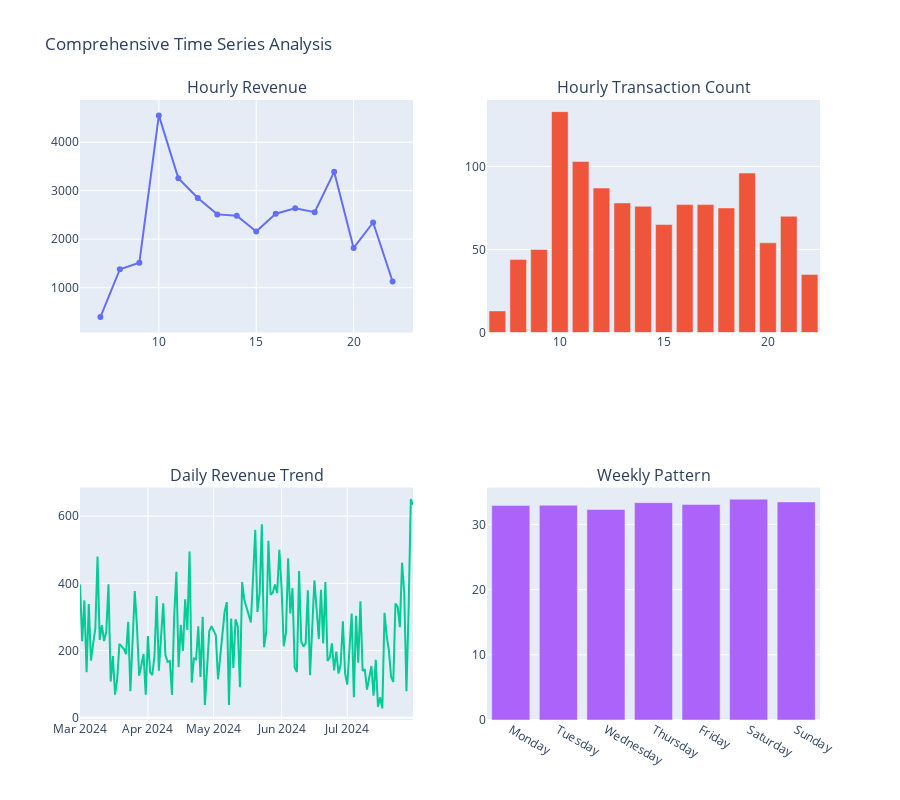

Notebook code cell kept with this figure:
### Code cell
# Advanced time series analysis
hourly_sales = df_processed.groupby('hour').agg({
    'money': ['sum', 'count', 'mean'],
    'coffee_name': lambda x: x.mode().iloc[0]
}).round(2)

hourly_sales.columns = ['Total_Revenue', 'Transaction_Count', 'Avg_Transaction', 'Popular_Coffee']
hourly_sales = hourly_sales.reset_index()

# Create subplots for comprehensive time analysis
fig = make_subplots(
    rows=2, cols=2,
    subplot_titles=('Hourly Revenue', 'Hourly Transaction Count', 
                   'Daily Revenue Trend', 'Weekly Pattern'),
    specs=[[{}, {}],
           [{}, {}]]
)

# Hourly revenue
fig.add_trace(go.Scatter(x=hourly_sales['hour'], y=hourly_sales['Total_Revenue'],
                        mode='lines+markers', name='Revenue'), row=1, col=1)

# Hourly transactions
fig.add_trace(go.Bar(x=hourly_sales['hour'], y=hourly_sales['Transaction_Count'],
                    name='Transactions'), row=1, col=2)

# Daily trend
daily_sales = df_processed.groupby('date')['money'].sum().reset_index()
fig.add_trace(go.Scatter(x=daily_sales['date'], y=daily_sales['money'],
                        mode='lines', name='Daily Revenue'), row=2, col=1)

# Weekly pattern
weekly_avg = df_processed.groupby('day_of_week')['money'].mean().reindex(
    ['Monday', 'Tuesday', 'Wednesday', 'Thursday', 'Friday', 'Saturday', 'Sunday'])
fig.add_trace(go.Bar(x=weekly_avg.index, y=weekly_avg.values,
                    name='Avg Daily Revenue'), row=2, col=2)

fig.update_layout(height=800, title_text="Comprehensive Time Series Analysis", showlegend=False)
fig.show()

print("⏰ Hourly Sales Analysis:")
display(hourly_sales)

### Figure 1 — Plotly figure (JSON) as saved in the notebook; plotly's stock layout.template omitted (floating-point values rounded to 4 significant figures; data arrays with more than 128 entries replaced by an {"elided": "..."} marker saying what was removed)
{"data": [{"mode": "lines+markers", "name": "Revenue", "type": "scatter", "x": [7, 8, 9, 10, 11, 12, 13, 14, 15, 16, 17, 18, 19, 20, 21, 22], "xaxis": "x", "y": [392.8, 1380.0, 1515.0, 4553.0, 3259.0, 2851.0, 2512.0, 2485.0, 2159.0, 2525.0, 2639.0, 2558.0, 3388.0, 1820.0, 2344.0, 1128.0], "yaxis": "y"}, {"name": "Transactions", "type": "bar", "x": [7, 8, 9, 10, 11, 12, 13, 14, 15, 16, 17, 18, 19, 20, 21, 22], "xaxis": "x2", "y": [13, 44, 50, 133, 103, 87, 78, 76, 65, 77, 77, 75, 96, 54, 70, 35], "yaxis": "y2"}, {"mode": "lines", "name": "Daily Revenue", "type": "scatter", "x": {"elided": "150 str values"}, "xaxis": "x3", "y": {"elided": "150 float values"}, "yaxis": "y3"}, {"name": "Avg Daily Revenue", "type": "bar", "x": ["Monday", "Tuesday", "Wednesday", "Thursday", "Friday", "Saturday", "Sunday"], "xaxis": "x4", "y": [32.91, 32.93, 32.29, 33.33, 33.04, 33.87, 33.45], "yaxis": "y4"}], "layout": {"annotations": [{"font": {"size": 16}, "showarrow": false, "text": "Hourly Revenue", "x": 0.225, "xanchor": "center", "xref": "paper", "y": 1, "yanchor": "bottom", "yref": "paper"}, {"font": {"size": 16}, "showarrow": false, "text": "Hourly Transaction Count", "x": 0.775, "xanchor": "center", "xref": "paper", "y": 1, "yanchor": "bottom", "yref": "paper"}, {"font": {"size": 16}, "showarrow": false, "text": "Daily Revenue Trend", "x": 0.225, "xanchor": "center", "xref": "paper", "y": 0.375, "yanchor": "bottom", "yref": "paper"}, {"font": {"size": 16}, "showarrow": false, "text": "Weekly Pattern", "x": 0.775, "xanchor": "center", "xref": "paper", "y": 0.375, "yanchor": "bottom", "yref": "paper"}], "height": 800, "showlegend": false, "title": {"text": "Comprehensive Time Series Analysis"}, "xaxis": {"anchor": "y", "domain": [0, 0.45]}, "xaxis2": {"anchor": "y2", "domain": [0.55, 1]}, "xaxis3": {"anchor": "y3", "domain": [0, 0.45]}, "xaxis4": {"anchor": "y4", "domain": [0.55, 1]}, "yaxis": {"anchor": "x", "domain": [0.625, 1]}, "yaxis2": {"anchor": "x2", "domain": [0.625, 1]}, "yaxis3": {"anchor": "x3", "domain": [0, 0.375]}, "yaxis4": {"anchor": "x4", "domain": [0, 0.375]}}}
